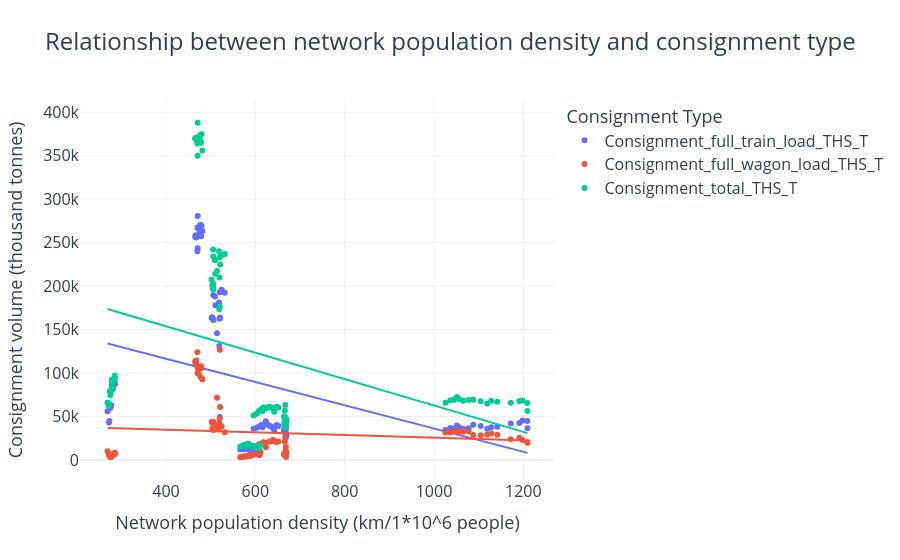

The code cell stored with this chart in its notebook:
### Code cell
fig = px.scatter(df_plot, x="km_per_million_people", y="Consignment_Volume", color="Consignment_Type", trendline="ols", template="plotly_white", title="Relationship between network population density and consignment type")

fig.update_layout(
    title_font=dict(size=24),                  # Bigger title
    xaxis_title="Network population density (km/1*10^6 people)",
    yaxis_title="Consignment volume (thousand tonnes)",
    xaxis_title_font=dict(size=18),            # Bigger x-axis label
    yaxis_title_font=dict(size=18),            # Bigger y-axis label
    font=dict(size=16),                        # General font size (ticks, legend, etc.)
    legend_title="Consignment Type",
    legend_title_font=dict(size=18),
    legend_font=dict(size=16)
)

fig.show()
fig.write_image("network_pop_density_vs_consignments.png", width=1800, height=1000, scale=3)
